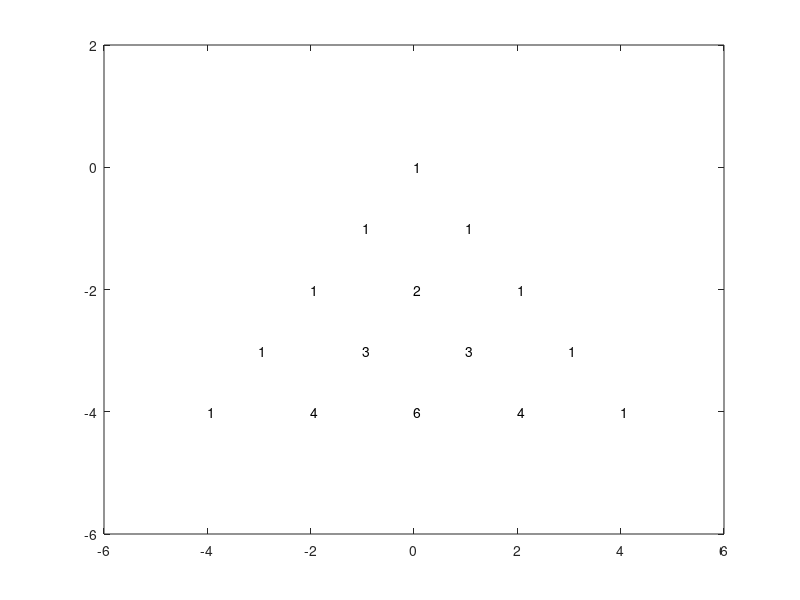

Recreate this plot in MATLAB.
%% CALCULATING AND PLOTTING PASCAL TRIANGLE 

clear
clc
n=input(' Insert the number = ');
k=n-1;
num=1;
A=[];
for i=1:n
    for j=1:k
        fprintf('\t')
    end
    for j=1:i
        fprintf('\t')
        fprintf('%d',num(j));
        fprintf('\t')
    end
    k=k-1;
    fprintf('\n')
    zeroapp=[0,0];
    newvect=[zeroapp(1),num,zeroapp(end)];
    clear num
    if i==1
        A(i,:)=[A,newvect];
    else
        [m,~]=size(A);
    A=[A zeros(m,1);newvect];
    end
    for i=1:length(newvect)-1
        num(i)=newvect(i)+newvect(i+1);
    end
   
end
%%
for i=1:n
    s=-(i-1);
    r=-(i-1):2:(i-1);
    for j=1:length(r)
        plot(r(j),s,'w')
        hold on
        text(r(j),s,num2str(A(i,j+1)),'color','k')
    end
end
axis([r(1)-2 r(end)+2 r(1)-2 2])